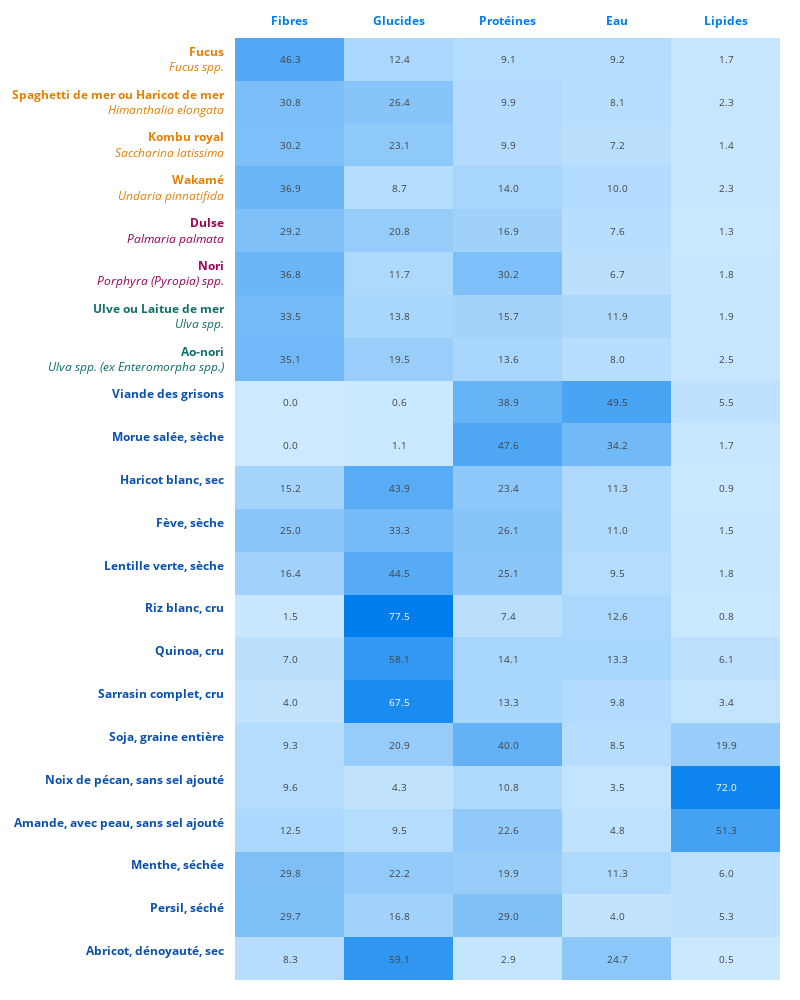

Here is the notebook cell this chart was saved with:
### Code cell
fig = go.Figure()
config = {'displayModeBar': True}

customscale = [[ 0.0, "#CCE9FF"], [1.0, "#007DED"]]

fig.add_trace(
    go.Heatmap(
        z=data[columns],
        x="<b>" + columns + "</b>",
        y="""<span style="color:""" + data["Couleur"] + """"><b>""" + \
            data["Nom vernaculaire"] + "</b><br><i>" + data["Nom scientifique"] + """</i></span>""",
        text=data[columns].astype(str),
        texttemplate="%{text}",
        textfont=dict(size=10),
        colorscale=customscale,
        showscale=False,
        hoverinfo="skip"
    ),
)

fig.update_xaxes(
    showgrid=False,
    side="top",
    tickangle=0,
    ticklabelstandoff=10,
    color="#007DED"
),

fig.update_yaxes(
    showgrid=False,
    tickangle=0,
    ticklabelstandoff=10,
    autorange="reversed"
)

fig.update_layout(
    plot_bgcolor="white",
    margin=dict(
        t=20,
        b=20,
        l=20,
        r=20
    ),
    modebar=dict(
        orientation="h",
    ),
    height=1000,
    width=800
)

fig.show(config=config)

### Figure 1 — Plotly figure (JSON) as saved in the notebook; plotly's stock layout.template omitted (floating-point values rounded to 4 significant figures)
{"data": [{"colorscale": [[0, "#CCE9FF"], [1, "#007DED"]], "hoverinfo": "skip", "showscale": false, "text": [["46.3", "12.4", "9.1", "9.2", "1.7"], ["30.8", "26.4", "9.9", "8.1", "2.3"], ["30.2", "23.1", "9.9", "7.2", "1.4"], ["36.9", "8.7", "14.0", "10.0", "2.3"], ["29.2", "20.8", "16.9", "7.6", "1.3"], ["36.8", "11.7", "30.2", "6.7", "1.8"], ["33.5", "13.8", "15.7", "11.9", "1.9"], ["35.1", "19.5", "13.6", "8.0", "2.5"], ["0.0", "0.6", "38.9", "49.5", "5.5"], ["0.0", "1.1", "47.6", "34.2", "1.7"], ["15.2", "43.9", "23.4", "11.3", "0.9"], ["25.0", "33.3", "26.1", "11.0", "1.5"], ["16.4", "44.5", "25.1", "9.5", "1.8"], ["1.5", "77.5", "7.4", "12.6", "0.8"], ["7.0", "58.1", "14.1", "13.3", "6.1"], ["4.0", "67.5", "13.3", "9.8", "3.4"], ["9.3", "20.9", "40.0", "8.5", "19.9"], ["9.6", "4.3", "10.8", "3.5", "72.0"], ["12.5", "9.5", "22.6", "4.8", "51.3"], ["29.8", "22.2", "19.9", "11.3", "6.0"], ["29.7", "16.8", "29.0", "4.0", "5.3"], ["8.3", "59.1", "2.9", "24.7", "0.5"]], "textfont": {"size": 10}, "texttemplate": "%{text}", "type": "heatmap", "x": ["<b>Fibres</b>", "<b>Glucides</b>", "<b>Protéines</b>", "<b>Eau</b>", "<b>Lipides</b>"], "y": ["<span style=\"color:#E58005\"><b>Fucus</b><br><i>Fucus spp.</i></span>", "<span style=\"color:#E58005\"><b>Spaghetti de mer ou Haricot de mer</b><br><i>Himanthalia elongata</i></span>", "<span style=\"color:#E58005\"><b>Kombu royal</b><br><i>Saccharina latissima</i></span>", "<span style=\"color:#E58005\"><b>Wakamé</b><br><i>Undaria pinnatifida</i></span>", "<span style=\"color:#990456\"><b>Dulse</b><br><i>Palmaria palmata</i></span>", "<span style=\"color:#990456\"><b>Nori</b><br><i>Porphyra (Pyropia) spp.</i></span>", "<span style=\"color:#107069\"><b>Ulve ou Laitue de mer</b><br><i>Ulva spp.</i></span>", "<span style=\"color:#107069\"><b>Ao-nori</b><br><i>Ulva spp. (ex Enteromorpha spp.)</i></span>", "<span style=\"color:#0950AD\"><b>Viande des grisons</b><br><i></i></span>", "<span style=\"color:#0950AD\"><b>Morue salée, sèche</b><br><i></i></span>", "<span style=\"color:#0950AD\"><b>Haricot blanc, sec</b><br><i></i></span>", "<span style=\"color:#0950AD\"><b>Fève, sèche</b><br><i></i></span>", "<span style=\"color:#0950AD\"><b>Lentille verte, sèche</b><br><i></i></span>", "<span style=\"color:#0950AD\"><b>Riz blanc, cru</b><br><i></i></span>", "<span style=\"color:#0950AD\"><b>Quinoa, cru</b><br><i></i></span>", "<span style=\"color:#0950AD\"><b>Sarrasin complet, cru</b><br><i></i></span>", "<span style=\"color:#0950AD\"><b>Soja, graine entière</b><br><i></i></span>", "<span style=\"color:#0950AD\"><b>Noix de pécan, sans sel ajouté</b><br><i></i></span>", "<span style=\"color:#0950AD\"><b>Amande, avec peau, sans sel ajouté</b><br><i></i></span>", "<span style=\"color:#0950AD\"><b>Menthe, séchée</b><br><i></i></span>", "<span style=\"color:#0950AD\"><b>Persil, séché</b><br><i></i></span>", "<span style=\"color:#0950AD\"><b>Abricot, dénoyauté, sec</b><br><i></i></span>"], "z": [[46.3, 12.4, 9.1, 9.2, 1.7], [30.8, 26.4, 9.9, 8.1, 2.3], [30.2, 23.1, 9.9, 7.2, 1.4], [36.9, 8.7, 14.0, 10.0, 2.3], [29.2, 20.8, 16.9, 7.6, 1.3], [36.8, 11.7, 30.2, 6.7, 1.8], [33.5, 13.8, 15.7, 11.9, 1.9], [35.1, 19.5, 13.6, 8.0, 2.5], [0.0, 0.6, 38.9, 49.5, 5.5], [0.0, 1.1, 47.6, 34.2, 1.7], [15.2, 43.9, 23.4, 11.3, 0.9], [25.0, 33.3, 26.1, 11.0, 1.5], [16.4, 44.5, 25.1, 9.5, 1.8], [1.5, 77.5, 7.4, 12.6, 0.8], [7.0, 58.1, 14.1, 13.3, 6.1], [4.0, 67.5, 13.3, 9.8, 3.4], [9.3, 20.9, 40.0, 8.5, 19.9], [9.6, 4.3, 10.8, 3.5, 72.0], [12.5, 9.5, 22.6, 4.8, 51.3], [29.8, 22.2, 19.9, 11.3, 6.0], [29.7, 16.8, 29.0, 4.0, 5.3], [8.3, 59.1, 2.9, 24.7, 0.5]]}], "layout": {"height": 1000, "margin": {"b": 20, "l": 20, "r": 20, "t": 20}, "modebar": {"orientation": "h"}, "plot_bgcolor": "white", "width": 800, "xaxis": {"color": "#007DED", "showgrid": false, "side": "top", "tickangle": 0, "ticklabelstandoff": 10}, "yaxis": {"autorange": "reversed", "showgrid": false, "tickangle": 0, "ticklabelstandoff": 10}}}
